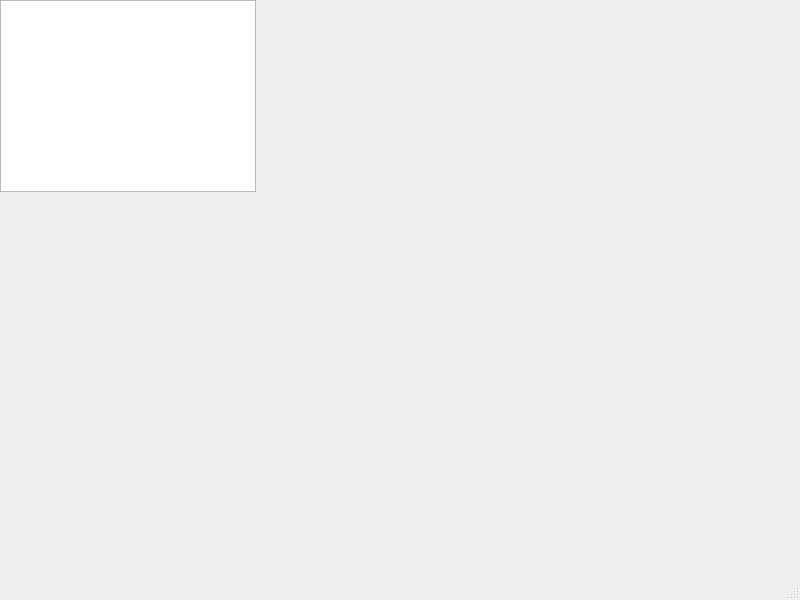
<?xml version="1.0" encoding="UTF-8"?>
<ui version="4.0">
 <class>MainWindow</class>
 <widget class="QMainWindow" name="MainWindow">
  <property name="geometry">
   <rect>
    <x>0</x>
    <y>0</y>
    <width>800</width>
    <height>600</height>
   </rect>
  </property>
  <property name="windowTitle">
   <string>MainWindow</string>
  </property>
  <widget class="QWidget" name="centralwidget">
   <widget class="QGraphicsView" name="graphicsView">
    <property name="geometry">
     <rect>
      <x>0</x>
      <y>0</y>
      <width>256</width>
      <height>192</height>
     </rect>
    </property>
   </widget>
  </widget>
  <widget class="QMenuBar" name="menubar">
   <property name="geometry">
    <rect>
     <x>0</x>
     <y>0</y>
     <width>800</width>
     <height>21</height>
    </rect>
   </property>
  </widget>
  <widget class="QStatusBar" name="statusbar"/>
 </widget>
 <resources/>
 <connections/>
</ui>
